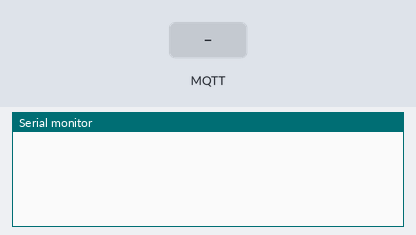
The sketch below on a simulated Arduino Uno, built with avr-gcc and run on an emulated ATmega328P. On the bench: the last lines printed to the serial monitor. Inputs (shaded band) come from the test bench. Random numbers use the default seed unless the sketch sets one; no MQTT or app messages arrive unless stated.

Above: at 2.3 s.
2.4 s: MQTT message "1" arrives on the first subscribed topic
At 2.9 s:
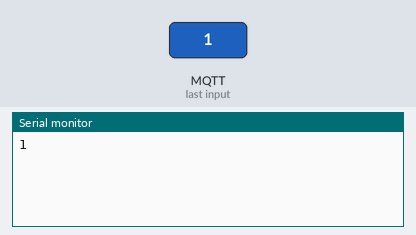
3.9 s: MQTT message "on" arrives on the first subscribed topic
At 5.1 s:
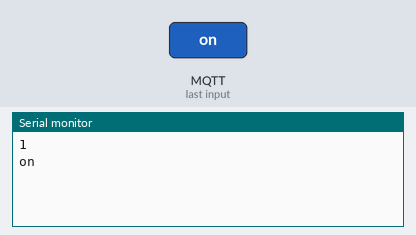
5.4 s: MQTT message "off" arrives on the first subscribed topic
At 6.4 s:
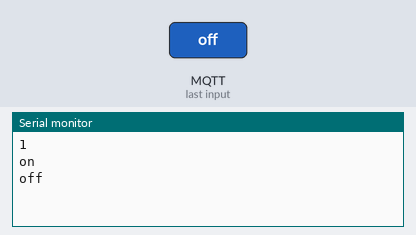

Measured:
- after the input at 2.4 s, the serial monitor: prints a new line at once (image 1)
- after the input at 3.9 s, the serial monitor: prints a new line at once (image 2)
- after the input at 5.4 s, the serial monitor: prints a new line at once (image 3)

The sketch:

101-hello.ino
```cpp
/*
 * Таков был запуск моей модели esp01-tve58 на платформе Интернета вещей 31.05.2023:
 * https://dev.rightech.io/#?n=root&v=map&m=objects&p=journal-v3&id=6476f06d23ae4a72e893ba2d&t=ric-handler-v2
 *
 * https://dev.rightech.io       - подключение к платформе Интернета вещей Rightech IoT
 * E-mail/логин                  - tve58@inbox.ru
 * Пароль                        - Esp8266-tve
 * Проект                        - Project of tve58@inbox.ru
 * Объект (идентификатор модели) - esp01-tve58
 * Имя модели                    - tve58-esp01-test
 *
 * Имя                     - tve
 * Телефон                 - 89214524295
 * Организация             - Vidan17B
 *
 */


#include "Arduino.h"
#include "EspMQTTClient.h"
/* https://github.com/plapointe6/EspMQTTClient */
/* https://github.com/knolleary/pubsubclient */
#define PUB_DELAY (5 * 1000) /* 5 seconds */

EspMQTTClient client(
  "OPPO A9 2020",
  "b277a4ee84e8",

  "dev.rightech.io",
  "esp01-tve58"
);

void setup() {
  Serial.begin(9600);
}

void onConnectionEstablished() {
  client.subscribe("base/relay/led1", [] (const String & payload)  {
    Serial.println(payload);
  });
}

long last = 0;
void publishTemperature() {
  long now = millis();
  if (client.isConnected() && (now - last > PUB_DELAY)) {
    client.publish("base/state/temperature", String(random(20, 30)));
    client.publish("base/state/humidity", String(random(40, 90)));
    last = now;
  }
}

void loop() {
  client.loop();
  publishTemperature();
}
```
